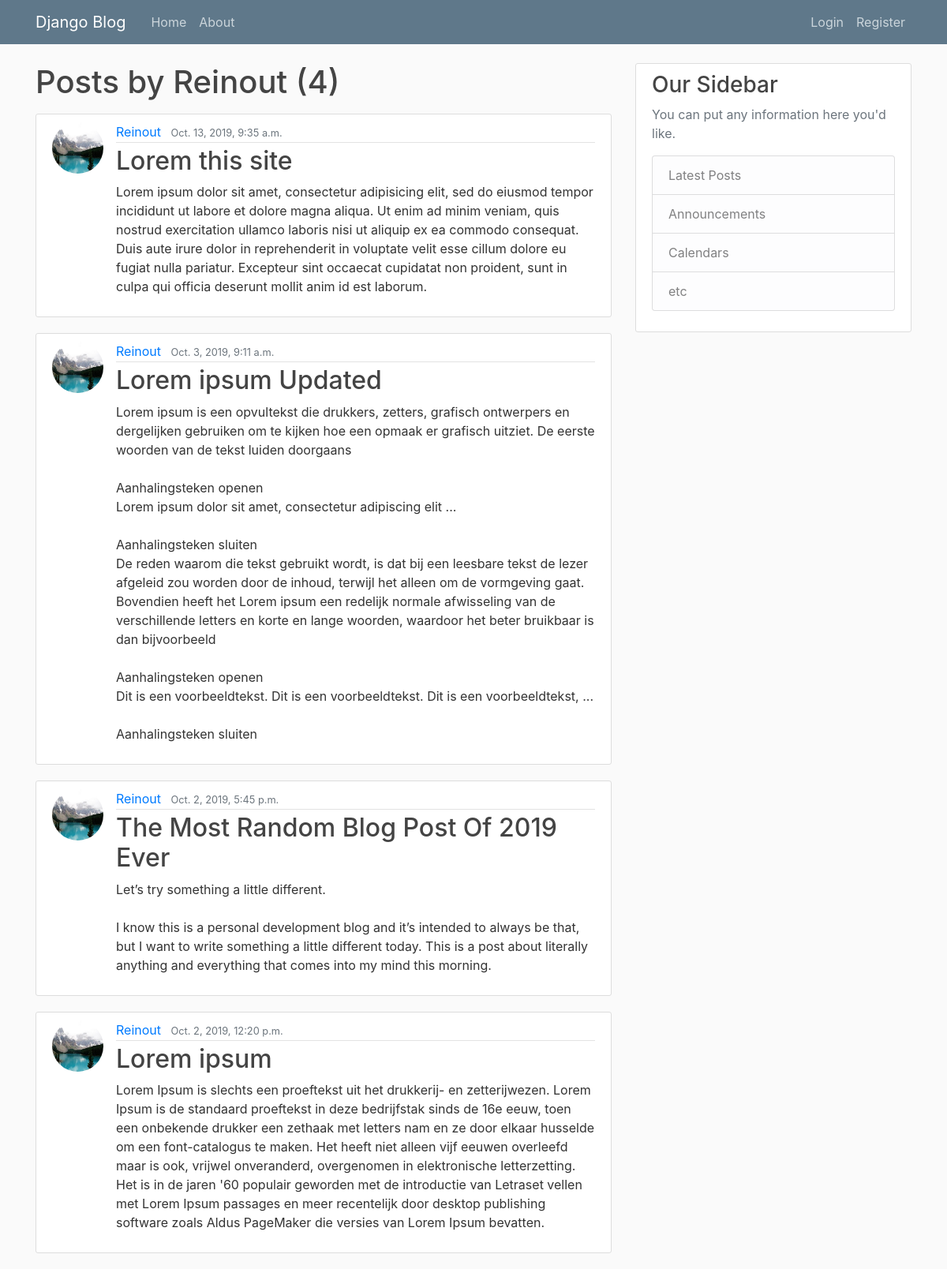
The page /user/Reinout on the database its author committed.
### blog/models.py (models this page shows, shortened)
class Post(models.Model):
    title = models.CharField(max_length=100)
    content = models.TextField()
    date_posted = models.DateTimeField(default=timezone.now)
    author = models.ForeignKey(User, on_delete=models.CASCADE)

### users/models.py (models this page shows, shortened)
class Profile(models.Model):
    user = models.OneToOneField(User, on_delete=models.CASCADE)
    image = models.ImageField(default='default.jpg', upload_to='profile_pics')

### blog/views.py (the view)
# urls.py: path('user/<str:username>', UserPostListView.as_view(), name='user-posts')
class UserPostListView(ListView):
    model = Post
    template_name = 'blog/user_posts.html'
    context_object_name = 'posts'
    paginate_by = 5
    def get_queryset(self):
        user = get_object_or_404(User, username=self.kwargs.get('username'))
        return Post.objects.filter(author=user).order_by('-date_posted')

### blog/templates/blog/user_posts.html (shortened to what this page needs)
{% extends "blog/base.html" %}
{% block content %}
    <h1 class="mb-3">Posts by {{ view.kwargs.username }} ({{ page_obj.paginator.count }})</h1>
    {% for post in posts %}
    <article class="media content-section">
        <img src="{{ post.author.profile.image.url }}" class="rounded-circle article-img">
      <div class="media-body">
        <div class="article-metadata">
          <a class="mr-2" href="{% url 'user-posts' post.author.username %}">{{ post.author }}</a>
          <small class="text-muted">{{ post.date_posted }}</small>
        </div>
        <h2><a class="article-title" href="{% url 'post-detail' post.id %}">{{ post.title }}</a></h2>
        <p class="article-content">{{ post.content }}</p>
      </div>
    </article>
    {% endfor %}
{% endblock content %}

### blog/static/blog/main.css (style rules this page uses)
body { background: #fafafa; color: #333333; margin-top: 5rem; }
h1, h2, h3, h4, h5, h6 { color: #444444; }
.content-section { background: #ffffff; padding: 10px 20px; border: 1px solid #dddddd; border-radius: 3px; margin-bottom: 20px; }
.article-title { color: #444444; }
.article-content { white-space: pre-line; }
.article-img { height: 65px; width: 65px; margin-right: 16px; }
.article-metadata { padding-bottom: 1px; margin-bottom: 4px; border-bottom: 1px solid #e3e3e3 }

### rows shown on the page
Post: author.profile.image (picture), author "Reinout", date_posted "Oct. 13, 2019, 9:35 a.m.", title "Lorem this site", content "Lorem ipsum dolor sit amet, consectetur adipisicing elit, sed do eiusmod tempor incididunt ut labore et dolore magna aliqua. Ut enim ad minim veniam, quis nostrud exercitation ullamco laboris nisi ut aliquip ex ea commodo consequat. Duis aute irure dolor in reprehenderit in voluptate velit esse cillum dolore eu fugiat nulla pariatur. Excepteur sint occaecat cupidatat non proident, sunt in culpa qui officia deserunt mollit anim id est laborum."
Post: author.profile.image (picture), author "Reinout", date_posted "Oct. 3, 2019, 9:11 a.m.", title "Lorem ipsum Updated", content "Lorem ipsum is een opvultekst die drukkers, zetters, grafisch ontwerpers en dergelijken gebruiken om te kijken hoe een opmaak er grafisch uitziet. De eerste woorden van de tekst luiden doorgaans Aanhalingsteken openen Lorem ipsum dolor sit amet, consectetur adipiscing elit ... Aanhalingsteken sluiten De reden waarom die tekst gebruikt wordt, is dat bij een leesbare tekst de lezer afgeleid zou worden door de inhoud, terwijl het alleen om de vormgeving gaat. Bovendien heeft het Lorem ipsum een redelijk normale afwisseling van de verschillende letters en korte en lange woorden, waardoor het beter bruikbaar is dan bijvoorbeeld Aanhalingsteken openen Dit is een voorbeeldtekst. Dit is een…"
Post: author.profile.image (picture), author "Reinout", date_posted "Oct. 2, 2019, 5:45 p.m.", title "The Most Random Blog Post Of 2019 Ever", content "Let’s try something a little different. I know this is a personal development blog and it’s intended to always be that, but I want to write something a little different today. This is a post about literally anything and everything that comes into my mind this morning."
Post: author.profile.image (picture), author "Reinout", date_posted "Oct. 2, 2019, 12:20 p.m.", title "Lorem ipsum", content "Lorem Ipsum is slechts een proeftekst uit het drukkerij- en zetterijwezen. Lorem Ipsum is de standaard proeftekst in deze bedrijfstak sinds de 16e eeuw, toen een onbekende drukker een zethaak met letters nam en ze door elkaar husselde om een font-catalogus te maken. Het heeft niet alleen vijf eeuwen overleefd maar is ook, vrijwel onveranderd, overgenomen in elektronische letterzetting. Het is in de jaren '60 populair geworden met de introductie van Letraset vellen met Lorem Ipsum passages en meer recentelijk door desktop publishing software zoals Aldus PageMaker die versies van Lorem Ipsum bevatten."

### other values the page prints
{{ view.kwargs.username }} "Reinout"
{{ page_obj.paginator.count }} "4"
